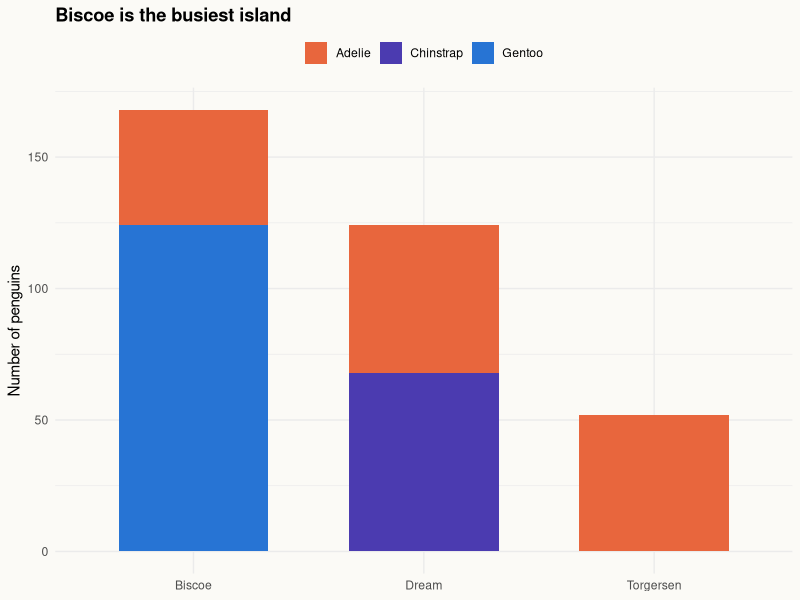
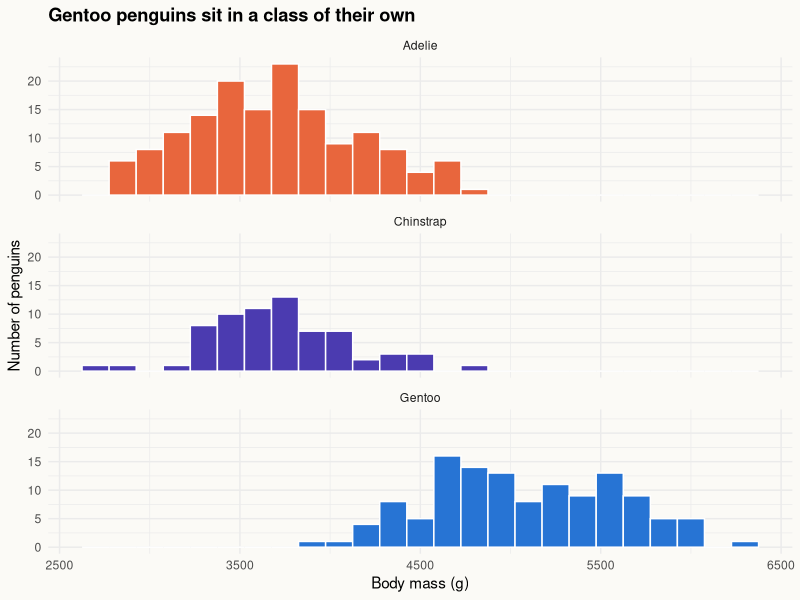
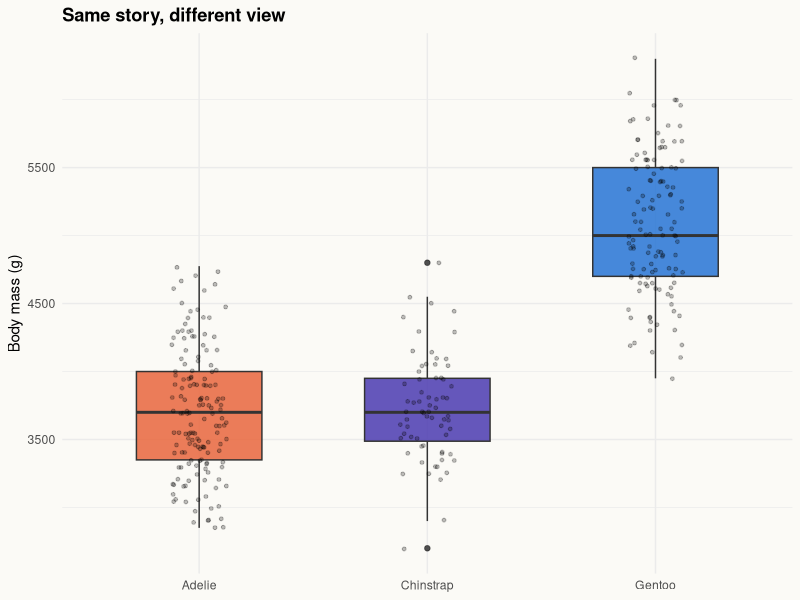
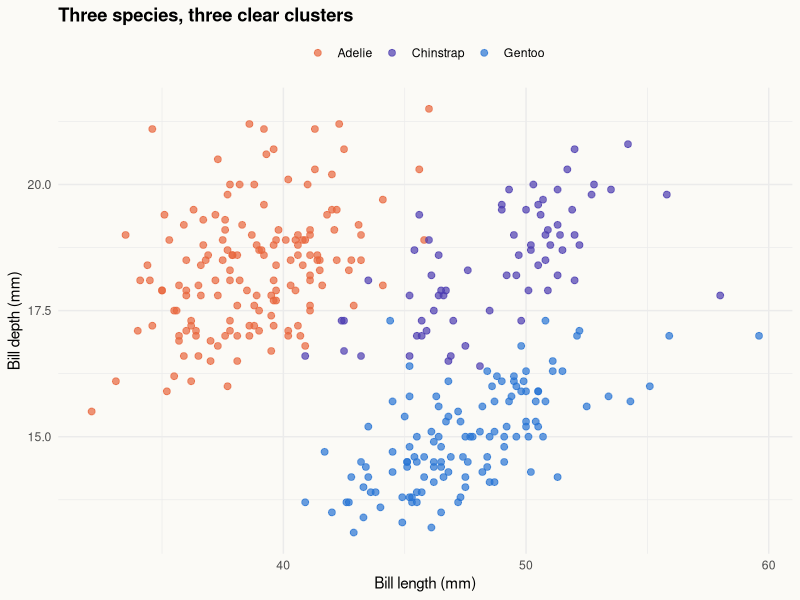
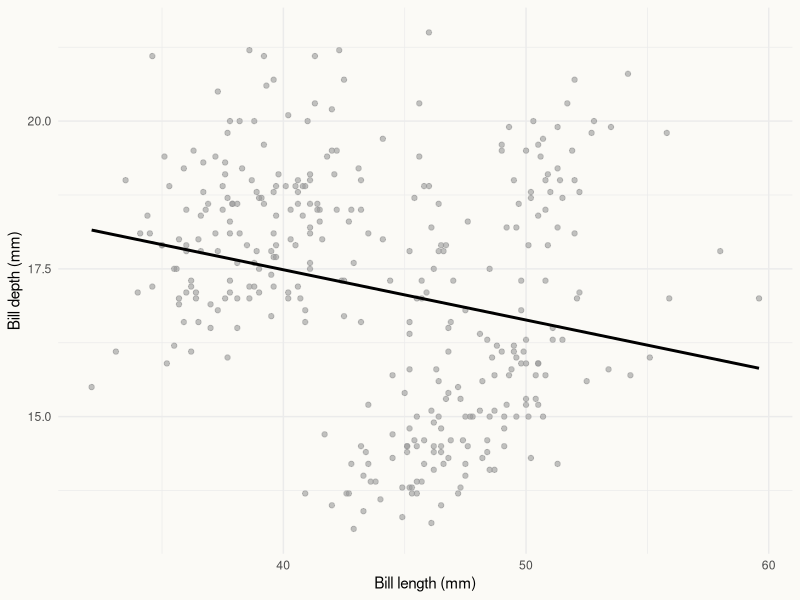
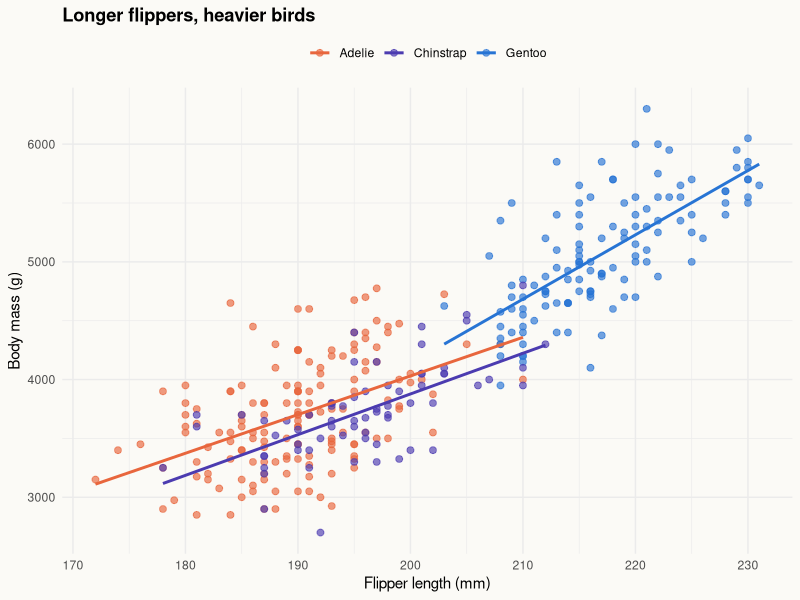
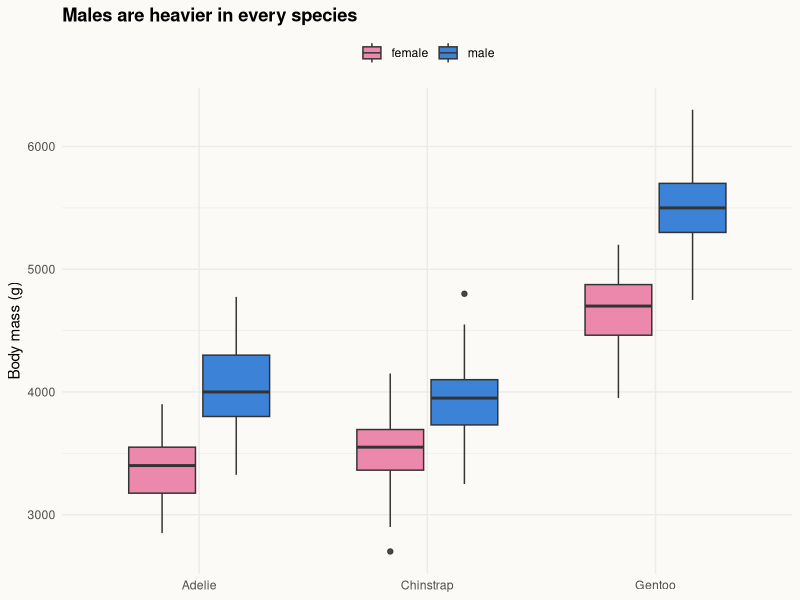
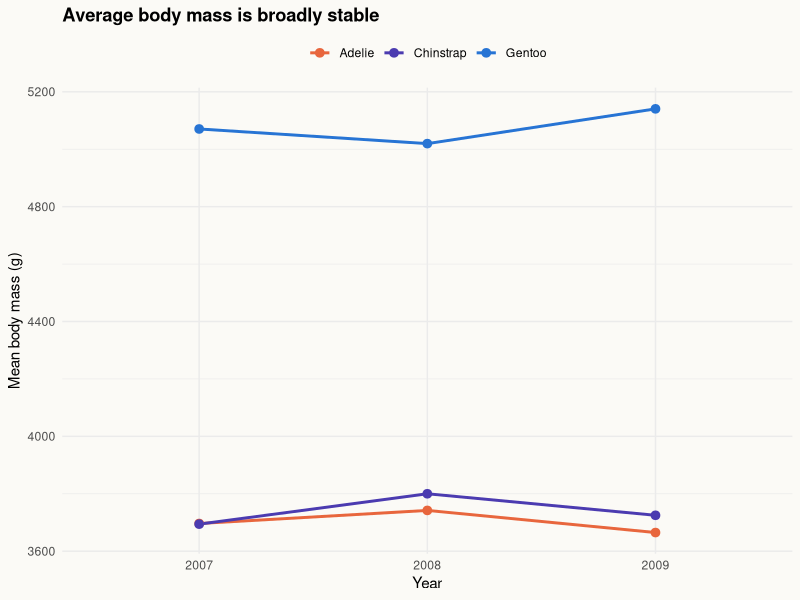

Write the R code that produced these figures, in order.
## ---- chunk 1
#| include: false
library(palmerpenguins)
library(dplyr)
library(tidyr)
library(ggplot2)
library(knitr)

knitr::opts_chunk$set(fig.align = "center", fig.width = 6.5, fig.height = 4, dpi = 200)

# One consistent look for every chart
sp_cols <- c(Adelie = "#E8663D", Chinstrap = "#4B3BB0", Gentoo = "#2774D4")
paper_col <- "#FBFAF6"   # the same colour as the page fill in typst-template.typ
theme_set(theme_minimal(base_size = 11) +
            theme(legend.position = "top", plot.title = element_text(face = "bold"),
                  plot.background = element_rect(fill = paper_col, colour = NA),
                  panel.background = element_rect(fill = paper_col, colour = NA),
                  legend.background = element_rect(fill = paper_col, colour = NA)))

# ---- R -> Typst bridge ----
# Print a string as a raw Typst block. Use inside a chunk with `results: asis`.
typst_raw <- function(x="#block(fill: blue, inset: 10pt)[Hello Quarto!]") {
  cat("\n```{=typst}\n")
  cat(x, sep = "\n")
  cat("\n```\n")
}
# A factbox() call: the accent and fill are palette names defined in typst-template.typ
factbox <- function(title, body, accent = "c-blue", fill = "c-card-blue") {
  typst_raw(sprintf('#factbox(title: "%s", accent: %s, fill: %s)[%s]', title, accent, fill, body))
}

# Numbers we will quote in the text (inline code, so nothing is typed by hand)
n_total   <- nrow(penguins)
n_species <- n_distinct(penguins$species)
n_islands <- n_distinct(penguins$island)
years     <- range(penguins$year)
n_missing_sex <- sum(is.na(penguins$sex))
n_missing_meas <- sum(!complete.cases(penguins[, c("bill_length_mm", "bill_depth_mm",
                                                   "flipper_length_mm", "body_mass_g")]))

peng <- penguins |> drop_na(bill_length_mm, bill_depth_mm, flipper_length_mm, body_mass_g)
peng_sex <- peng |> drop_na(sex)
## ---- chunk 2
#| label: statcards
#| results: asis
typst_raw(sprintf(
'#grid(columns: (1fr, 1fr, 1fr, 1fr), column-gutter: 8pt,
  [#statcard(number: "%d", label: "penguins measured", color: c-blue)],
  [#statcard(number: "%d", label: "species", color: c-orange)],
  [#statcard(number: "%d", label: "islands", color: c-violet)],
  [#statcard(number: "%d", label: "years of fieldwork (%d to %d)", color: c-green)],
)', n_total, n_species, n_islands, years[2] - years[1] + 1, years[1], years[2]))
## ---- chunk 3
#| label: box-about
#| results: asis
factbox("About this document",
  "Every number and chart below is produced by R code inside this Quarto document, and the design comes from a custom Typst template. If the data changes, re-rendering updates the whole report.")
## ---- chunk 4
#| label: tbl-glimpse
#| tbl-cap: "The first six rows of the penguins data"
penguins |> head(6) |> kable()
## ---- chunk 5
#| label: tbl-variables
#| tbl-cap: "What each column means"
tibble::tribble(
  ~Variable, ~Meaning,
  "species", "Adelie, Chinstrap or Gentoo",
  "island", "Biscoe, Dream or Torgersen",
  "bill_length_mm, bill_depth_mm", "Size of the bill (beak), in millimetres",
  "flipper_length_mm", "Length of the flipper, in millimetres",
  "body_mass_g", "Body mass, in grams",
  "sex", "female or male",
  "year", "Year of the observation (2007, 2008 or 2009)"
) |> kable()
## ---- chunk 6
#| label: tbl-missing
#| tbl-cap: "Missing values in each column"
tibble(column = names(penguins),
       missing = colSums(is.na(penguins))) |>
  filter(missing > 0) |>
  kable(col.names = c("Column", "Missing values"))
## ---- chunk 7
#| label: tbl-species-island
#| tbl-cap: "Number of penguins by species and island"
penguins |>
  count(species, island) |>
  pivot_wider(names_from = island, values_from = n, values_fill = 0) |>
  mutate(Total = rowSums(across(where(is.numeric)))) |>
  kable()
## ---- chunk 8
#| label: fig-island
#| fig-cap: "Penguins counted on each island, split by species"
ggplot(penguins, aes(island, fill = species)) +
  geom_bar(width = 0.65) +
  scale_fill_manual(values = sp_cols, name = NULL) +
  labs(title = "Biscoe is the busiest island", x = NULL, y = "Number of penguins")
## ---- chunk 9
#| label: tbl-means
#| tbl-cap: "Average measurements by species"
peng |>
  group_by(species) |>
  summarise(Birds = n(),
            `Bill length (mm)` = mean(bill_length_mm),
            `Bill depth (mm)` = mean(bill_depth_mm),
            `Flipper (mm)` = mean(flipper_length_mm),
            `Body mass (g)` = mean(body_mass_g)) |>
  mutate(across(where(is.double), \(x) round(x, 1))) |>
  kable()
## ---- chunk 10
#| label: top-line
#| include: false
means <- peng |> group_by(species) |> summarise(mass = mean(body_mass_g))
heaviest <- means$species[which.max(means$mass)]
gap <- round(max(means$mass) - min(means$mass))
## ---- chunk 11
#| label: fig-mass-dist
#| fig-cap: "Distribution of body mass for each species"
#| fig-height: 3.8
ggplot(peng, aes(body_mass_g, fill = species)) +
  geom_histogram(binwidth = 150, colour = "white", show.legend = FALSE) +
  facet_wrap(~species, ncol = 1) +
  scale_fill_manual(values = sp_cols) +
  labs(title = "Gentoo penguins sit in a class of their own",
       x = "Body mass (g)", y = "Number of penguins")
## ---- chunk 12
#| label: fig-mass-box
#| fig-cap: "Body mass by species: the box shows the middle 50% of birds"
#| fig-height: 3.4
ggplot(peng, aes(species, body_mass_g, fill = species)) +
  geom_boxplot(alpha = 0.85, width = 0.55, show.legend = FALSE) +
  geom_jitter(width = 0.12, alpha = 0.25, size = 1, show.legend = FALSE) +
  scale_fill_manual(values = sp_cols) +
  labs(title = "Same story, different view", x = NULL, y = "Body mass (g)")
## ---- chunk 13
#| label: fig-bills
#| fig-cap: "Bill length against bill depth. Each point is one penguin."
#| fig-height: 4.4
ggplot(peng, aes(bill_length_mm, bill_depth_mm, colour = species)) +
  geom_point(size = 2, alpha = 0.7) +
  scale_colour_manual(values = sp_cols, name = NULL) +
  labs(title = "Three species, three clear clusters",
       x = "Bill length (mm)", y = "Bill depth (mm)")
## ---- chunk 14
#| label: box-trap
#| results: asis
factbox("A trap hidden in the data",
  "Look at the same scatter plot *without* the colours, with one trend line through all the birds.",
  accent = "c-orange", fill = "c-card-orange")
## ---- chunk 15
#| label: fig-simpson
#| fig-cap: "A single trend line through all species suggests the wrong story"
#| fig-height: 3.6
ggplot(peng, aes(bill_length_mm, bill_depth_mm)) +
  geom_point(colour = "grey60", alpha = 0.6) +
  geom_smooth(method = "lm", se = FALSE, colour = "black") +
  labs(x = "Bill length (mm)", y = "Bill depth (mm)")
## ---- chunk 16
#| label: fig-flipper-mass
#| fig-cap: "Flipper length against body mass, with a trend line per species"
#| fig-height: 4.4
ggplot(peng, aes(flipper_length_mm, body_mass_g, colour = species)) +
  geom_point(size = 2, alpha = 0.65) +
  geom_smooth(method = "lm", se = FALSE) +
  scale_colour_manual(values = sp_cols, name = NULL) +
  labs(title = "Longer flippers, heavier birds",
       x = "Flipper length (mm)", y = "Body mass (g)")
## ---- chunk 17
#| label: tbl-cor
#| tbl-cap: "Correlation between flipper length and body mass"
bind_rows(
  tibble(Group = "All penguins", r = cor(peng$flipper_length_mm, peng$body_mass_g), n = nrow(peng)),
  peng |> group_by(Group = as.character(species)) |>
    summarise(r = cor(flipper_length_mm, body_mass_g), n = n())
) |>
  mutate(r = round(r, 2)) |>
  kable(col.names = c("Group", "Correlation (r)", "Birds"))
## ---- chunk 18
#| include: false
r_all <- round(cor(peng$flipper_length_mm, peng$body_mass_g), 2)
## ---- chunk 19
#| label: tbl-sex
#| tbl-cap: "Average body mass (g) by species and sex, with the male-to-female ratio"
peng_sex |>
  group_by(species, sex) |>
  summarise(mass = mean(body_mass_g), .groups = "drop") |>
  pivot_wider(names_from = sex, values_from = mass) |>
  mutate(`Male / female` = round(male / female, 2),
         across(c(female, male), \(x) round(x))) |>
  kable()
## ---- chunk 20
#| label: fig-sex
#| fig-cap: "Body mass of females and males in each species"
#| fig-height: 3.8
ggplot(peng_sex, aes(species, body_mass_g, fill = sex)) +
  geom_boxplot(width = 0.65, alpha = 0.9) +
  scale_fill_manual(values = c(female = "#E87BA4", male = "#2774D4"), name = NULL) +
  labs(title = "Males are heavier in every species", x = NULL, y = "Body mass (g)")
## ---- chunk 21
#| include: false
ratio <- peng_sex |> group_by(species, sex) |> summarise(m = mean(body_mass_g), .groups = "drop") |>
  pivot_wider(names_from = sex, values_from = m) |> mutate(r = male / female)
big <- ratio$species[which.max(ratio$r)]
## ---- chunk 22
#| label: tbl-year
#| tbl-cap: "Penguins measured per year and species"
penguins |> count(year, species) |>
  pivot_wider(names_from = species, values_from = n) |>
  kable(col.names = c("Year", "Adelie", "Chinstrap", "Gentoo"))
## ---- chunk 23
#| label: fig-year
#| fig-cap: "Average body mass in each year, for each species"
#| fig-height: 3.6
peng |>
  group_by(year, species) |>
  summarise(mass = mean(body_mass_g), .groups = "drop") |>
  ggplot(aes(factor(year), mass, colour = species, group = species)) +
  geom_line(linewidth = 1) +
  geom_point(size = 2.6) +
  scale_colour_manual(values = sp_cols, name = NULL) +
  labs(title = "Average body mass is broadly stable", x = "Year", y = "Mean body mass (g)")
## ---- chunk 24
#| label: box-findings
#| results: asis
factbox("Key takeaways", sprintf(
"- *Habitat:* Adelie penguins live on all three islands; Gentoo only on Biscoe and Chinstrap only on Dream.
- *Size:* %s penguins are the largest by a wide margin; Adelie and Chinstrap penguins weigh about the same.
- *Shape:* Bill length and depth separate the three species into clear clusters.
- *Flippers and mass:* Strongly related overall (r = %s).
- *Sex:* Males are heavier in every species.
- *Time:* No clear change across %d to %d.",
  heaviest, r_all, years[1], years[2]),
  accent = "c-green", fill = "c-card-green")
## ---- chunk 25
#| label: box-limits
#| results: asis
factbox("Limitations",
  "This is an observational data set from a single research station, so the results describe these birds and do not prove anything about all penguins. A few records have missing values, and with only three years of data we cannot say much about long-term change.",
  accent = "c-red", fill = "c-card-red")
## ---- chunk 26
#| label: session
sessionInfo()$R.version$version.string
packageVersion("palmerpenguins")
